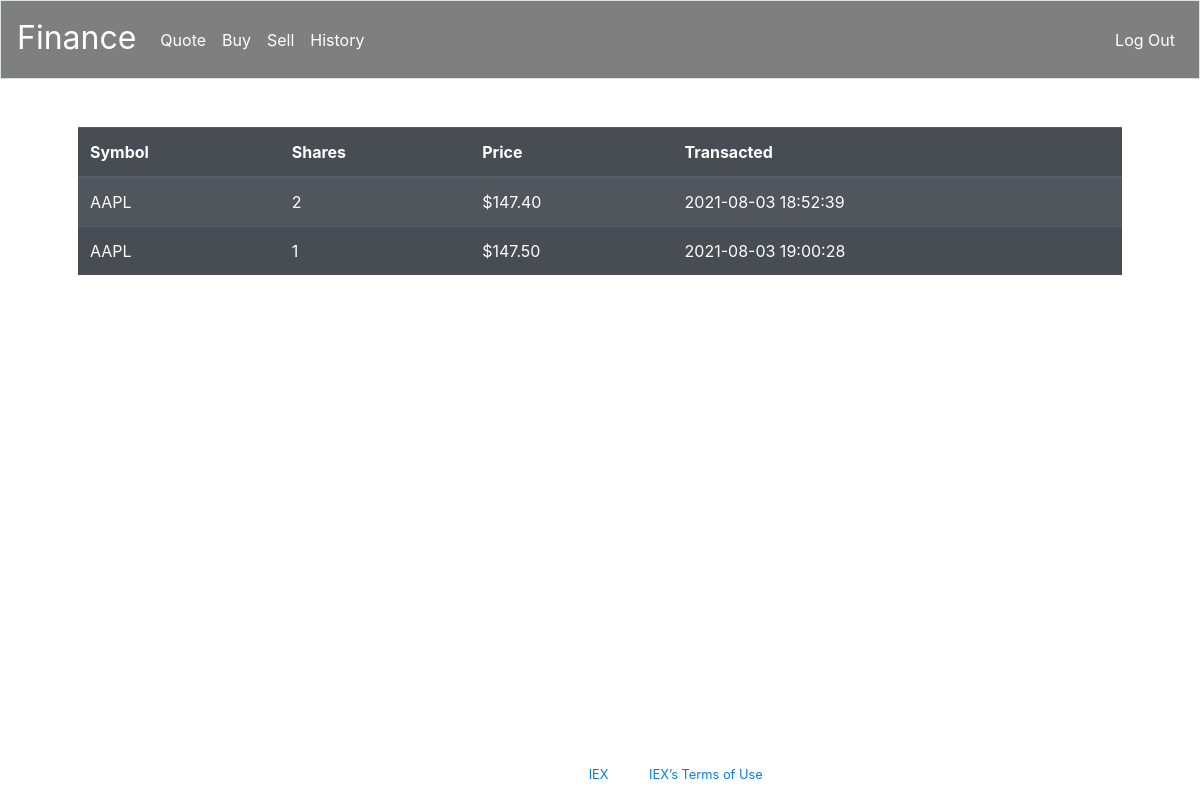
The page /history (signed in) on the database as committed earlier.
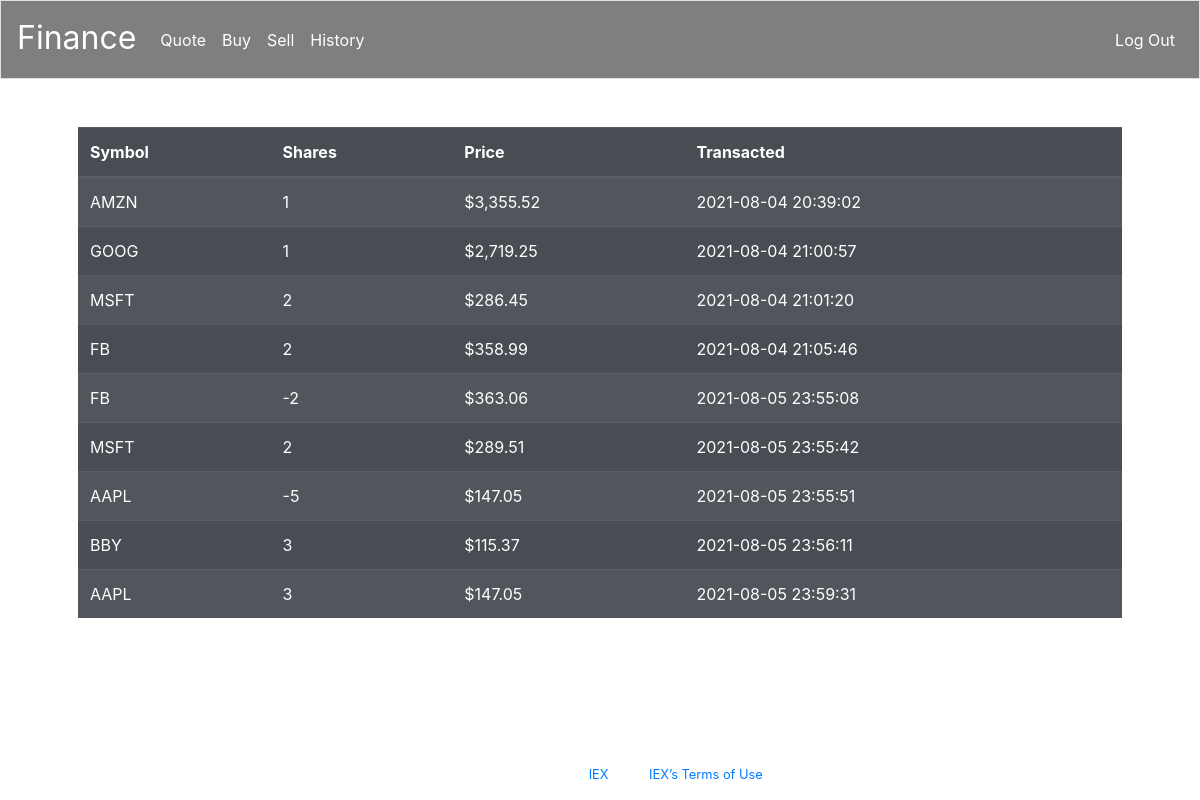
The same page on the database as committed later.
### tables this page shows
CREATE TABLE transactions (
   id INTEGER PRIMARY KEY AUTOINCREMENT NOT NULL,
   user_id INTEGER NOT NULL,
   symbol TEXT NOT NULL,
   shares INTEGER NOT NULL,
   price NUMERIC NOT NULL,
   time TIMESTAMP DEFAULT CURRENT_TIMESTAMP NOT NULL,
   FOREIGN KEY(user_id) REFERENCES users(id)
);

### app.py (the view)
@app.route("/history")
@login_required
def history():
    rows = db.execute(
        """SELECT symbol, shares, price, time
        FROM transactions
        WHERE user_id=?""", session["user_id"])
    for row in rows:
        row["price"] = usd(row["price"])
    return render_template("history.html", rows=rows)

### app.py (called while the page is built)
@app.after_request
def after_request(response):
    response.headers["Cache-Control"] = "no-cache, no-store, must-revalidate"
    response.headers["Expires"] = 0
    response.headers["Pragma"] = "no-cache"
    return response

### helpers.py (called while the page is built)
def login_required(f):
    @wraps(f)
    def decorated_function(*args, **kwargs):
        if session.get("user_id") is None:
            return redirect("/login")
        return f(*args, **kwargs)
    return decorated_function

def usd(value):
    return f"${value:,.2f}"

### templates/history.html (shortened to what this page needs)
{% extends "layout.html" %}
{% block main %}
<div class="table-responsive">
<table class="table table-striped table-dark table-hover">
    <thead>
        <tr>
        <th>Symbol</th>
        <th>Shares</th>
        <th>Price</th>
        <th>Transacted</th>
        </tr>
    </thead>
    <tbody>
        {%for row in rows%}
            <tr>
                <td>{{row["symbol"]}}</td>
                <td>{{row["shares"]}}</td>
                <td>{{row["price"]}}</td>
                <td>{{row["time"]}}</td>
            </tr>
        {%endfor%}
    </tbody>
</table>
</div>
{% endblock %}

### templates/layout.html (shortened to what this page needs)
<!DOCTYPE html>
<html lang="en">
    <head>
        <link rel="stylesheet" href="https://cdn.jsdelivr.net/npm/bootstrap@4.5.3/dist/css/bootstrap.min.css">
        <link href="/static/styles.css" rel="stylesheet">
    </head>
    <body>
        <nav class="navbar navbar-expand-md navbar-dark border" style="background-color: #2f59f5; background: rgba(0,0,0,0.5)" >
            <a class="navbar-brand pb-2" href="/"><span class="logo">Finance</span></a>
            <div class="collapse navbar-collapse" id="navbar">
                {% if session.user_id %}
                    <ul class="navbar-nav mr-auto mt-2">
                        <li class="nav-item"><a class="nav-link pb-3" href="/quote">Quote</a></li>
                        <li class="nav-item"><a class="nav-link pb-3" href="/buy">Buy</a></li>
                        <li class="nav-item"><a class="nav-link pb-3" href="/sell">Sell</a></li>
                        <li class="nav-item"><a class="nav-link pb-3" href="/history">History</a></li>
                    </ul>
                    <ul class="navbar-nav ml-auto mt-2">
                        <li class="nav-item"><a class="nav-link pb-3" href="/logout">Log Out</a></li>
                    </ul>
                {% else %}
                    <ul class="navbar-nav ml-auto mt-2">
                        <li class="nav-item"><a class="nav-link pb-3" href="/register" id="link">Register</a></li>
                        <li class="nav-item"><a class="nav-link pb-3" style="color: white" href="/login">Log In</a></li>
                    </ul>
                {% endif %}
            </div>
        </nav>
        <main class="container p-5">
            {% block main %}{% endblock %}
        </main>
        <footer class="small text-center fixed-bottom mb-3 text-white">
            Data provided for free by <a href="https://iextrading.com/developer">IEX</a>. View <a href="https://iextrading.com/api-exhibit-a/">IEX’s Terms of Use</a>.
        </footer>
    </body>
</html>

### static/styles.css (style rules this page uses)
nav .navbar-brand { font-size: xx-large; }
nav .navbar-brand .logo { color: white; }
nav .navbar-nav li a { color: white !important; }
body { background-image: url(https://images.unsplash.com/photo-1486406146926-c627a92ad1ab?ixid=MnwxMjA3fDB8MHxwaG90by1wYWdlfHx8fGVufDB8fHx8&ixlib=rb-1.2.1&auto=format&fit=crop&w=1650&q=80); background-size: 100% 120vh; background-repeat: no-repeat; }
main { overflow-x: auto; text-align: center; }
main table { text-align: left; opacity: 90%; }

Rows that differ between the two databases and show on the page:
removed transactions: symbol "AAPL", shares "2", price "$147.40", time "2021-08-03 18:52:39"
removed transactions: symbol "AAPL", shares "1", price "$147.50", time "2021-08-03 19:00:28"
added transactions: symbol "AMZN", shares "1", price "$3,355.52", time "2021-08-04 20:39:02"
added transactions: symbol "GOOG", shares "1", price "$2,719.25", time "2021-08-04 21:00:57"
added transactions: symbol "MSFT", shares "2", price "$286.45", time "2021-08-04 21:01:20"
added transactions: symbol "FB", shares "2", price "$358.99", time "2021-08-04 21:05:46"
added transactions: symbol "FB", shares "-2", price "$363.06", time "2021-08-05 23:55:08"
added transactions: symbol "MSFT", shares "2", price "$289.51", time "2021-08-05 23:55:42"
added transactions: symbol "AAPL", shares "-5", price "$147.05", time "2021-08-05 23:55:51"
added transactions: symbol "BBY", shares "3", price "$115.37", time "2021-08-05 23:56:11"
added transactions: symbol "AAPL", shares "3", price "$147.05", time "2021-08-05 23:59:31"
